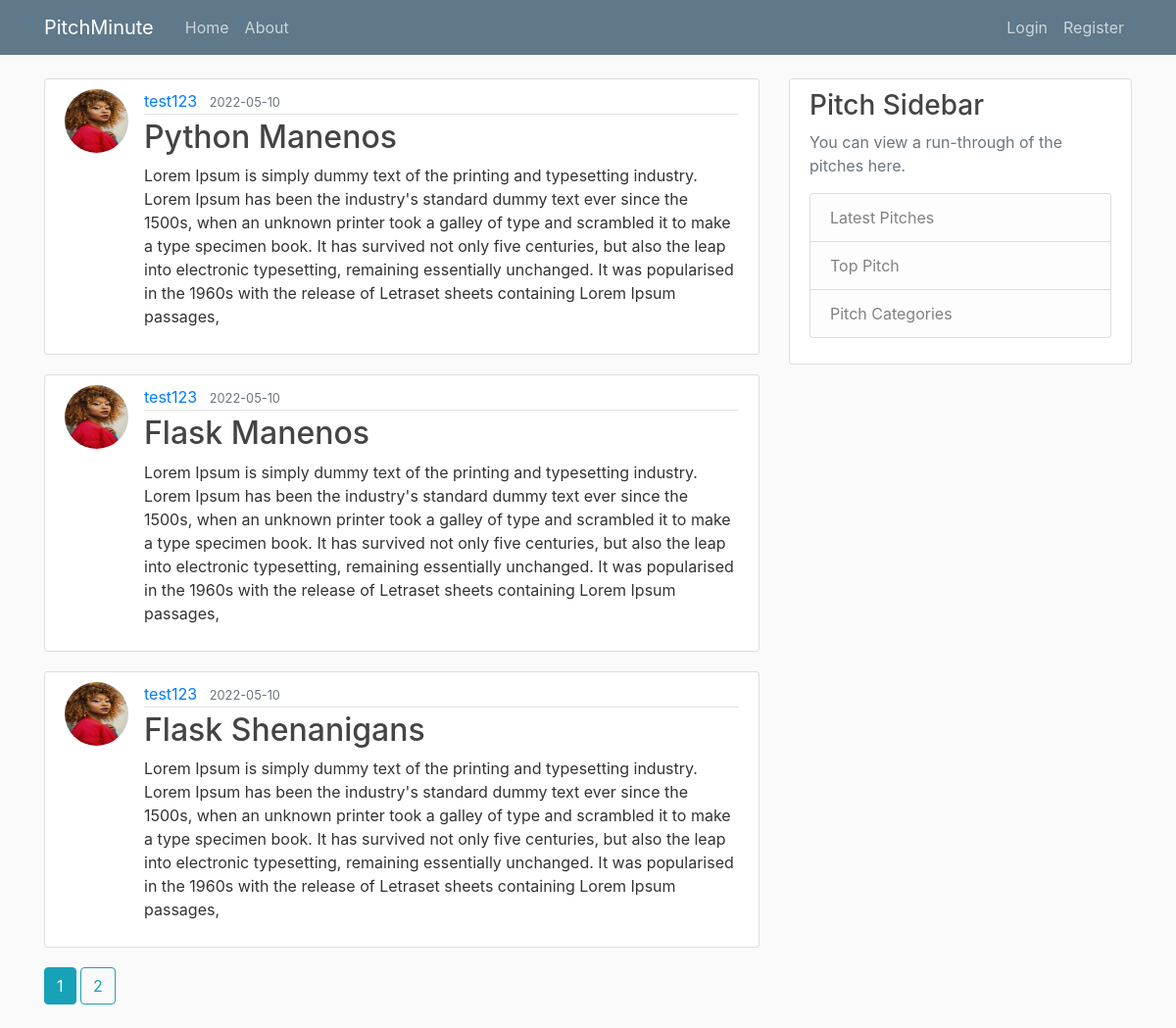
The page /home on the database its author committed.
### flaskblog/models.py (models this page shows, shortened)
class Post(db.Model):
    id = db.Column(db.Integer, primary_key=True)
    title = db.Column(db.String(100), nullable=False)
    date_posted = db.Column(db.DateTime, nullable=False, default=datetime.utcnow)
    content = db.Column(db.Text, nullable=False)
    user_id = db.Column(db.Integer, db.ForeignKey('user.id'), nullable=False)
    comments = db.relationship('Comment', backref='post', lazy='dynamic')

class User(db.Model, UserMixin):
    id = db.Column(db.Integer, primary_key=True)
    username = db.Column(db.String(20), unique=True, nullable=False)
    email = db.Column(db.String(120), unique=True, nullable=False)
    image_file = db.Column(db.String(20), nullable=False, default='default.jpg')
    password = db.Column(db.String(60), nullable=False)
    posts = db.relationship('Post', backref='author', lazy='dynamic')
    comments = db.relationship('Comment', backref='author', lazy='dynamic')

### flaskblog/main/routes.py (the view)
@main.route("/")
@main.route("/home")
def home():
    page = request.args.get('page', 1, type=int)
    posts = Post.query.order_by(Post.date_posted.desc()).paginate(page=page, per_page=3)
    return render_template('home.html',posts=posts)

### flaskblog/templates/home.html
{% extends "layout.html" %}
{% block content %}
{% for post in posts.items %}
<article class="media content-section">
    <img class="rounded-circle article-img"
        src=" {{ url_for('static', filename='profile_pics/' + post.author.image_file) }} " alt="" srcset="">
    <div class="media-body">
        <div class="article-metadata">
            <a class="mr-2" href="{{url_for('users.user_posts', username=post.author.username)}}">{{ post.author.username }}</a>
            <small class="text-muted">{{ post.date_posted.strftime('%Y-%m-%d') }}</small>
        </div>
        <h2><a class="article-title" href=" {{url_for('posts.post', post_id=post.id)}} ">{{ post.title }}</a></h2>
        <p class="article-content">{{ post.content }}</p>
    </div>
</article>
{% endfor %}
{% for page_num in posts.iter_pages(left_edge=1, right_edge=1, left_current=1, right_current=2) %}
    {% if page_num %}
    {% if posts.page == page_num %}
    <a class="btn btn-info mb-4" href="{{url_for('main.home', page=page_num) }}">{{ page_num }}</a>
    {% else %}
    <a class="btn btn-outline-info mb-4" href="{{url_for('main.home', page=page_num) }}">{{ page_num }}</a>
    {% endif %}
    {% else %}
        ...
    {% endif %}
{% endfor %}
{% endblock content%}

### flaskblog/static/main.css (style rules this page uses)
body { background: #fafafa; color: #333333; margin-top: 5rem; }
h1, h2, h3, h4, h5, h6 { color: #444444; }
.content-section { background: #ffffff; padding: 10px 20px; border: 1px solid #dddddd; border-radius: 3px; margin-bottom: 20px; }
.article-title { color: #444444; }
.article-content { white-space: pre-line; }
.article-img { height: 65px; width: 65px; margin-right: 16px; }
.article-metadata { padding-bottom: 1px; margin-bottom: 4px; border-bottom: 1px solid #e3e3e3 }

### rows shown on the page
Post: image_file (picture), author.username "test123", date_posted "2022-05-10", title "Python Manenos", content "Lorem Ipsum is simply dummy text of the printing and typesetting industry. Lorem Ipsum has been the industry's standard dummy text ever since the 1500s, when an unknown printer took a galley of type and scrambled it to make a type specimen book. It has survived not only five centuries, but also the leap into electronic typesetting, remaining essentially unchanged. It was popularised in the 1960s with the release of Letraset sheets containing Lorem Ipsum passages,"
Post: image_file (picture), author.username "test123", date_posted "2022-05-10", title "Flask Manenos", content "Lorem Ipsum is simply dummy text of the printing and typesetting industry. Lorem Ipsum has been the industry's standard dummy text ever since the 1500s, when an unknown printer took a galley of type and scrambled it to make a type specimen book. It has survived not only five centuries, but also the leap into electronic typesetting, remaining essentially unchanged. It was popularised in the 1960s with the release of Letraset sheets containing Lorem Ipsum passages,"
Post: image_file (picture), author.username "test123", date_posted "2022-05-10", title "Flask Shenanigans", content "Lorem Ipsum is simply dummy text of the printing and typesetting industry. Lorem Ipsum has been the industry's standard dummy text ever since the 1500s, when an unknown printer took a galley of type and scrambled it to make a type specimen book. It has survived not only five centuries, but also the leap into electronic typesetting, remaining essentially unchanged. It was popularised in the 1960s with the release of Letraset sheets containing Lorem Ipsum passages,"

### other values the page prints
{{ page_num }} "1"
{{ page_num }} "2"
